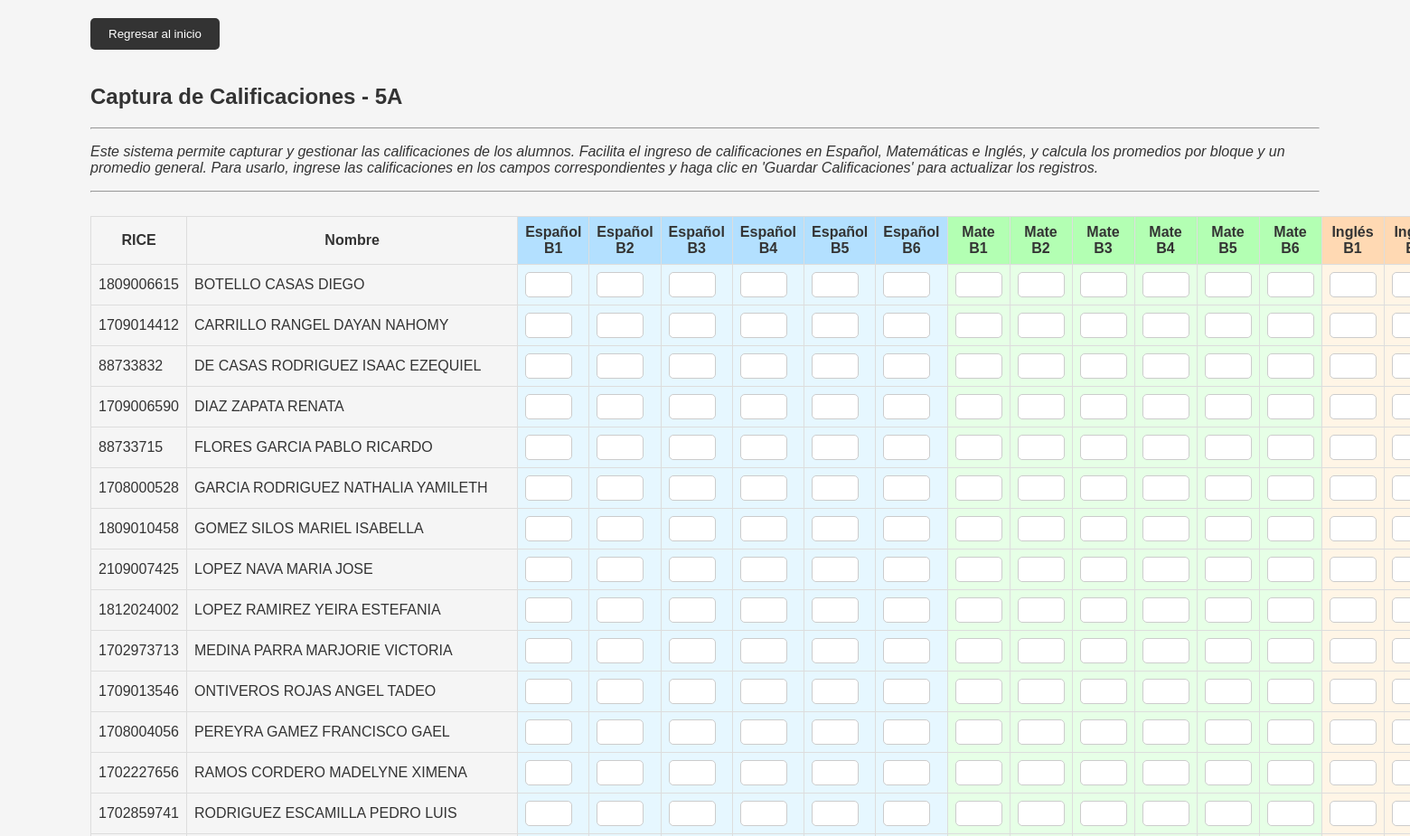
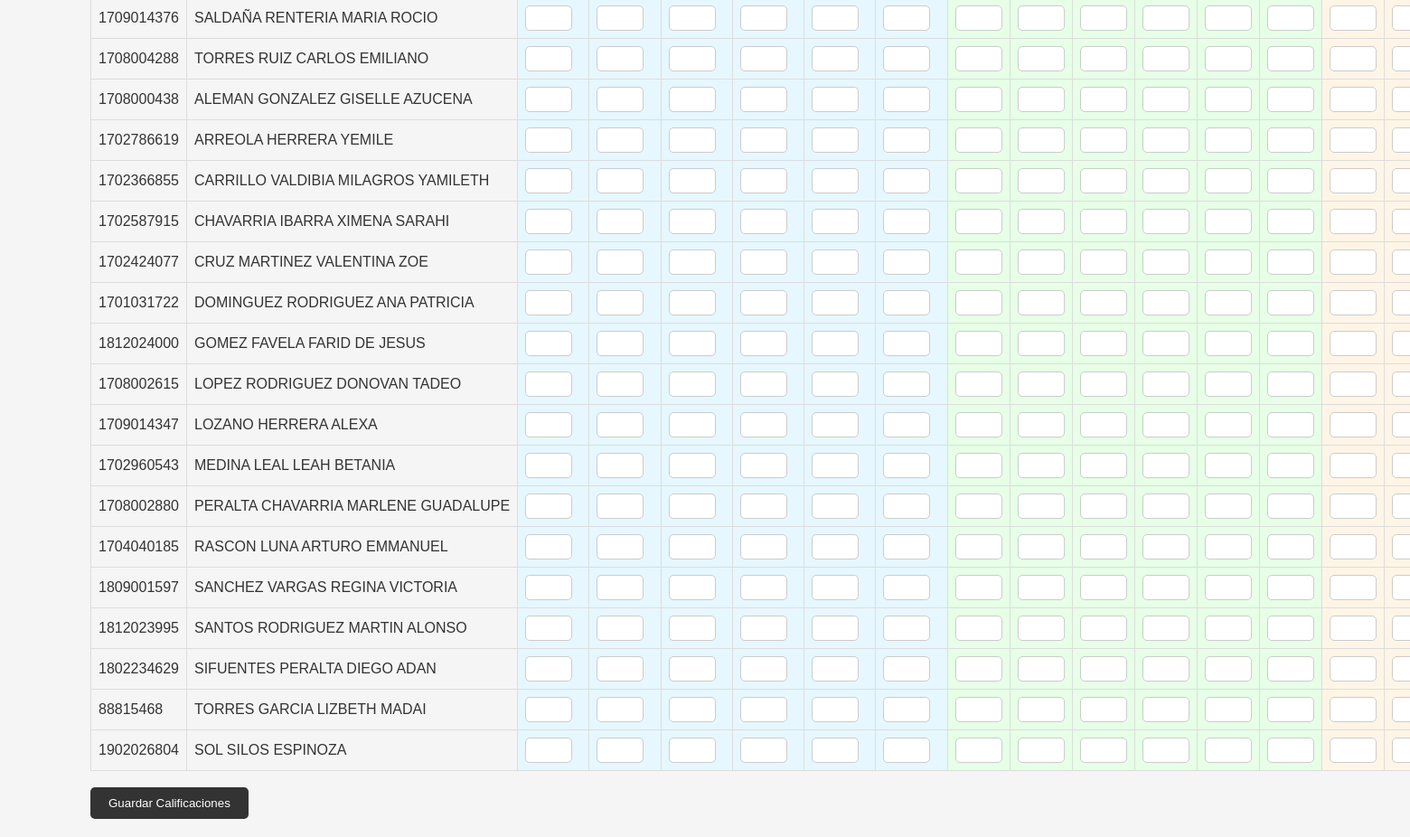
The app's page /Promedios5A.php with its own data (2 pictures, top to bottom).
### tables this page shows
CREATE TABLE `alumnos` (
  `id` int(11) NOT NULL AUTO_INCREMENT,
  `RICE` varchar(255) NOT NULL,
  `CURP` varchar(255) NOT NULL,
  `nombre` varchar(255) NOT NULL,
  `apellidos` varchar(255) NOT NULL,
  `sexo` enum('Hombre','Mujer') NOT NULL,
  `tipo_sangre` enum('A+','A-','B+','B-','AB+','AB-','O+','O-','NoConocida') NOT NULL,
  `grado` int(11) NOT NULL,
  `seccion` varchar(255) NOT NULL,
  `fecha_nacimiento` date NOT NULL,
  `telefono_casa` varchar(255) NOT NULL,
  `telefono_tutor` varchar(255) NOT NULL,
  `nombre_tutor` varchar(255) NOT NULL,
  `ejido` varchar(255) NOT NULL,
  `tiene_hermanos` enum('SI','NO') NOT NULL,
  PRIMARY KEY (`id`)
);

### Promedios5A.php (the view, shortened to what this page needs)
<?php
$conn = new mysqli(DB_SERVER, DB_USERNAME, DB_PASSWORD, DB_NAME);
$year = date("Y");
$table_name = "5A_promedios_" . $year;
$sql = "SELECT a.RICE, a.nombre, a.grado, a.seccion, p.espanol_b1, p.espanol_b2, p.espanol_b3, p.espanol_b4, p.espanol_b5, p.espanol_b6, p.mate_b1, p.mate_b2, p.mate_b3, p.mate_b4, p.mate_b5, p.mate_b6, p.ingles_b1, p.ingles_b2, p.ingles_b3, p.ingles_b4, p.ingles_b5, p.ingles_b6, p.promedio_bloque1, p.promedio_bloque2, p.promedio_bloque3, p.promedio_bloque4, p.promedio_bloque5, p.promedio_bloque6, p.promedio_general
FROM alumnos a
LEFT JOIN `$table_name` p ON a.RICE = p.RICE
WHERE a.grado = 5 AND a.seccion = 'A'";
$result = $conn->query($sql);
?>
<!DOCTYPE html>
<html>
<head>
</head>
<body>
<a href="index.php">
    <button>Regresar al inicio</button>
</a>
<br>
<br>
    <h2>Captura de Calificaciones - 5A</h2>
    <hr>
    <p><i>Este sistema permite capturar y gestionar las calificaciones de los alumnos. Facilita el ingreso de calificaciones en Español, Matemáticas e Inglés, y calcula los promedios por bloque y un promedio general. Para usarlo, ingrese las calificaciones en los campos correspondientes y haga clic en 'Guardar Calificaciones' para actualizar los registros.</i></p>
    <hr>
    <br>
    <form method="post">
    <table>
    <thead>
        <tr>
            <th>RICE</th>
            <th class="nombre-columna">Nombre</th>
            <th class="espanol">Español B1</th>
            <th class="espanol">Español B2</th>
            <th class="espanol">Español B3</th>
            <th class="espanol">Español B4</th>
            <th class="espanol">Español B5</th>
            <th class="espanol">Español B6</th>
            <th class="mate">Mate B1</th>
            <th class="mate">Mate B2</th>
            <th class="mate">Mate B3</th>
            <th class="mate">Mate B4</th>
            <th class="mate">Mate B5</th>
            <th class="mate">Mate B6</th>
            <th class="ingles">Inglés B1</th>
            <th class="ingles">Inglés B2</th>
        </tr>
    </thead>
    <tbody>
        <?php
        if ($result->num_rows > 0) {
            while($row = $result->fetch_assoc()) {
                echo "<tr>";
                echo "<td><input type='hidden' name='rice[]' value='" . $row['RICE'] . "'>" . $row['RICE'] . "</td>";
                echo "<td class='nombre-columna'>" . $row['nombre'] . "</td>";
                echo "<td class='espanol'><input type='text' name='espanol_b1[]' value='" . $row['espanol_b1'] . "'></td>";
                echo "<td class='espanol'><input type='text' name='espanol_b2[]' value='" . $row['espanol_b2'] . "'></td>";
                echo "<td class='espanol'><input type='text' name='espanol_b3[]' value='" . $row['espanol_b3'] . "'></td>";
                echo "<td class='espanol'><input type='text' name='espanol_b4[]' value='" . $row['espanol_b4'] . "'></td>";
                echo "<td class='espanol'><input type='text' name='espanol_b5[]' value='" . $row['espanol_b5'] . "'></td>";
                echo "<td class='espanol'><input type='text' name='espanol_b6[]' value='" . $row['espanol_b6'] . "'></td>";
                echo "<td class='mate'><input type='text' name='mate_b1[]' value='" . $row['mate_b1'] . "'></td>";
                echo "<td class='mate'><input type='text' name='mate_b2[]' value='" . $row['mate_b2'] . "'></td>";
                echo "<td class='mate'><input type='text' name='mate_b3[]' value='" . $row['mate_b3'] . "'></td>";
                echo "<td class='mate'><input type='text' name='mate_b4[]' value='" . $row['mate_b4'] . "'></td>";
                echo "<td class='mate'><input type='text' name='mate_b5[]' value='" . $row['mate_b5'] . "'></td>";
                echo "<td class='mate'><input type='text' name='mate_b6[]' value='" . $row['mate_b6'] . "'></td>";
                echo "<td class='ingles'><input type='text' name='ingles_b1[]' value='" . $row['ingles_b1'] . "'></td>";
                echo "<td class='ingles'><input type='text' name='ingles_b2[]' value='" . $row['ingles_b2'] . "'></td>";
                   echo "</tr>";
            }
        }
        ?>
    </tbody>
</table>
        <br>
        <button type="submit">Guardar Calificaciones</button>
    </form>
</body>
</html>

### Promedios5A.php (style rules this page uses)
body { font-family: Calibri, Arial, sans-serif; margin: 20px; background-color: #f5f5f5; color: #333; margin-left: 100px; margin-right: 100px; }
input[type="text"] { width: 40px; padding: 5px; text-align: center; font-size: 14px; border-radius: 5px; border: 1px solid #ccc; }
table { border-collapse: collapse; width: 100%; }
th, td { padding: 8px; border: 1px solid #ddd; }
button { background-color: #333; color: #fff; border: none; padding: 10px 20px; border-radius: 5px; cursor: pointer; }
td.espanol { background-color: #e6f7ff; }
td.mate { background-color: #e6ffe6; }
td.ingles { background-color: #fff5e6; }
th.espanol { background-color: #b3e0ff; }
th.mate { background-color: #b3ffb3; }
th.ingles { background-color: #ffd9b3; }
.nombre-columna { width: 250px; white-space: nowrap; overflow: hidden; text-overflow: ellipsis; }

### records on screen
alumnos: RICE "1809006615", nombre "BOTELLO CASAS DIEGO"
alumnos: RICE "1709014412", nombre "CARRILLO RANGEL DAYAN NAHOMY"
alumnos: RICE "88733832", nombre "DE CASAS RODRIGUEZ ISAAC EZEQUIEL"
alumnos: RICE "1709006590", nombre "DIAZ ZAPATA RENATA"
alumnos: RICE "88733715", nombre "FLORES GARCIA PABLO RICARDO"
alumnos: RICE "1708000528", nombre "GARCIA RODRIGUEZ NATHALIA YAMILETH"
alumnos: RICE "1809010458", nombre "GOMEZ SILOS MARIEL ISABELLA"
alumnos: RICE "2109007425", nombre "LOPEZ NAVA MARIA JOSE"
alumnos: RICE "1812024002", nombre "LOPEZ RAMIREZ YEIRA ESTEFANIA"
alumnos: RICE "1702973713", nombre "MEDINA PARRA MARJORIE VICTORIA"
alumnos: RICE "1709013546", nombre "ONTIVEROS ROJAS ANGEL TADEO"
alumnos: RICE "1708004056", nombre "PEREYRA GAMEZ FRANCISCO GAEL"
alumnos: RICE "1702227656", nombre "RAMOS CORDERO MADELYNE XIMENA"
alumnos: RICE "1702859741", nombre "RODRIGUEZ ESCAMILLA PEDRO LUIS"
alumnos: RICE "1709014376", nombre "SALDAÑA RENTERIA MARIA ROCIO"
alumnos: RICE "1708004288", nombre "TORRES RUIZ CARLOS EMILIANO"
alumnos: RICE "1708000438", nombre "ALEMAN GONZALEZ GISELLE AZUCENA"
alumnos: RICE "1702786619", nombre "ARREOLA HERRERA YEMILE"
alumnos: RICE "1702366855", nombre "CARRILLO VALDIBIA MILAGROS YAMILETH"
alumnos: RICE "1702587915", nombre "CHAVARRIA IBARRA XIMENA SARAHI"
alumnos: RICE "1702424077", nombre "CRUZ MARTINEZ VALENTINA ZOE"
alumnos: RICE "1701031722", nombre "DOMINGUEZ RODRIGUEZ ANA PATRICIA"
alumnos: RICE "1812024000", nombre "GOMEZ FAVELA FARID DE JESUS"
alumnos: RICE "1708002615", nombre "LOPEZ RODRIGUEZ DONOVAN TADEO"
alumnos: RICE "1709014347", nombre "LOZANO HERRERA ALEXA"
alumnos: RICE "1702960543", nombre "MEDINA LEAL LEAH BETANIA"
alumnos: RICE "1708002880", nombre "PERALTA CHAVARRIA MARLENE GUADALUPE"
alumnos: RICE "1704040185", nombre "RASCON LUNA ARTURO EMMANUEL"
alumnos: RICE "1809001597", nombre "SANCHEZ VARGAS REGINA VICTORIA"
alumnos: RICE "1812023995", nombre "SANTOS RODRIGUEZ MARTIN ALONSO"
alumnos: RICE "1802234629", nombre "SIFUENTES PERALTA DIEGO ADAN"
alumnos: RICE "88815468", nombre "TORRES GARCIA LIZBETH MADAI"
alumnos: RICE "1902026804", nombre "SOL SILOS ESPINOZA"
